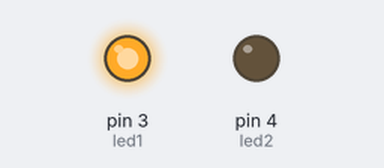
Simulated run of this sketch. Board: Arduino Uno, built with avr-gcc and run on an emulated ATmega328P. Parts: output pins drawn as LEDs (lit = HIGH). Random numbers use the default seed unless the sketch sets one.

Above: at 0.1 s.
At 9.1 s:
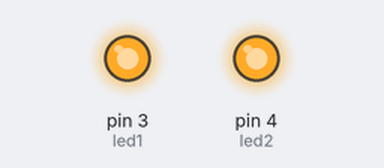
At 18.8 s:
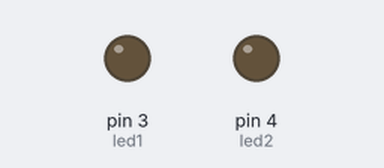
At 39.1 s:
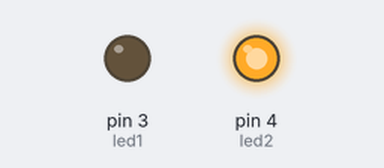
Timing chart, 0 to 40.0 s (numbered marks = the images above):
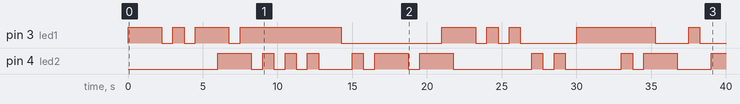

Measured:
- by itself, pin 3 (led1): LOW → HIGH at 0.00 s, → LOW 2.3 s later, → HIGH 0.75 s later, → LOW 0.75 s later, … (18 changes in this stretch)
- by itself, pin 4 (led2): LOW → HIGH at 6.0 s, → LOW 2.3 s later, → HIGH 0.75 s later, → LOW 0.75 s later, … (23 changes in this stretch)

The sketch:

random_LED.ino
```cpp
int led1 = 3; // Change these according to you.
int led2 = 4;

void setup() {
  pinMode(led1, OUTPUT);
  pinMode(led2, OUTPUT);
  randomSeed(analogRead(0));
}

void loop() {
  int randomLED = random(1, 3);

  if (randomLED == 1) {
    digitalWrite(led1, 1);
  } else {
    digitalWrite(led2, 1);
  }
  delay(750);

  randomLED = random(1, 3);

  if (randomLED == 1) {
    digitalWrite(led1, 0);
  } else {
    digitalWrite(led2, 0);
  }
  delay(750);
}
```
